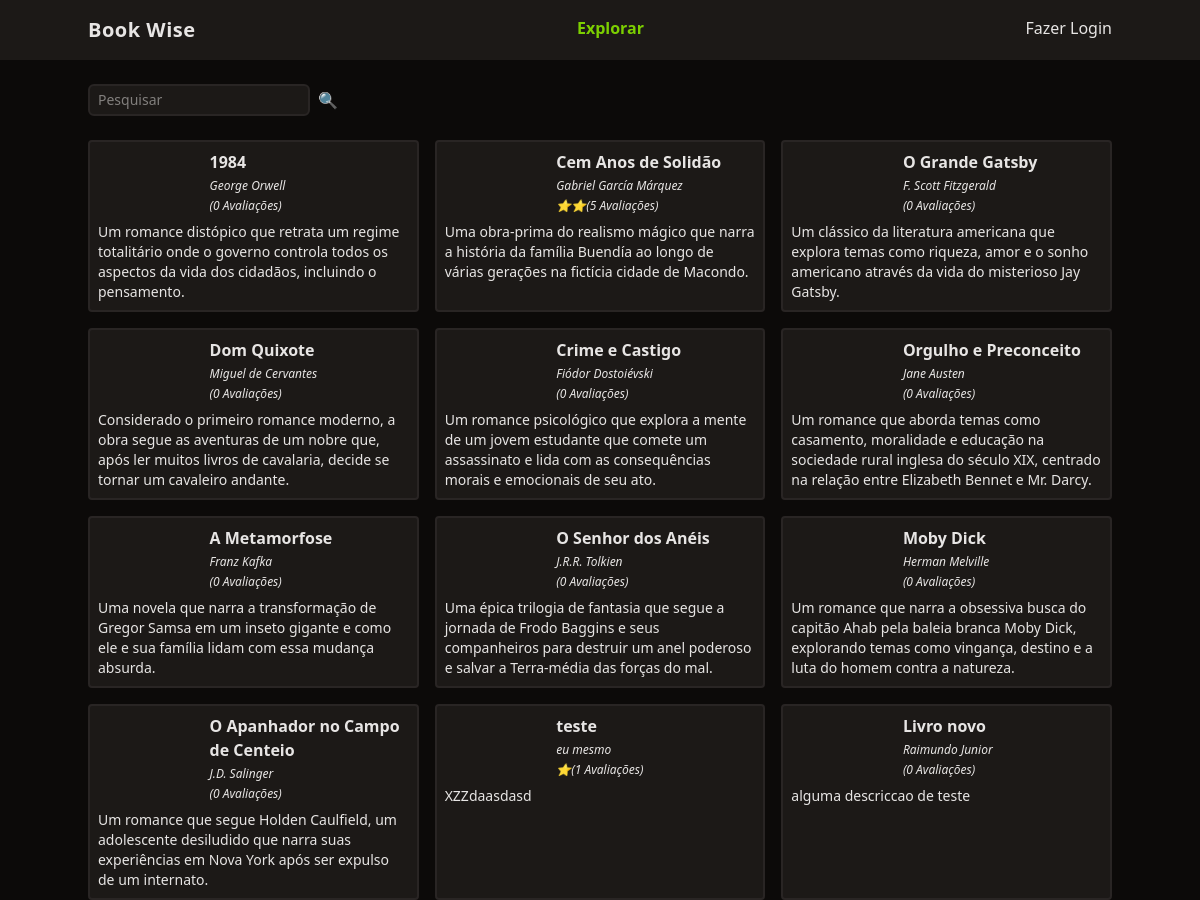
Before: / with the older database file.
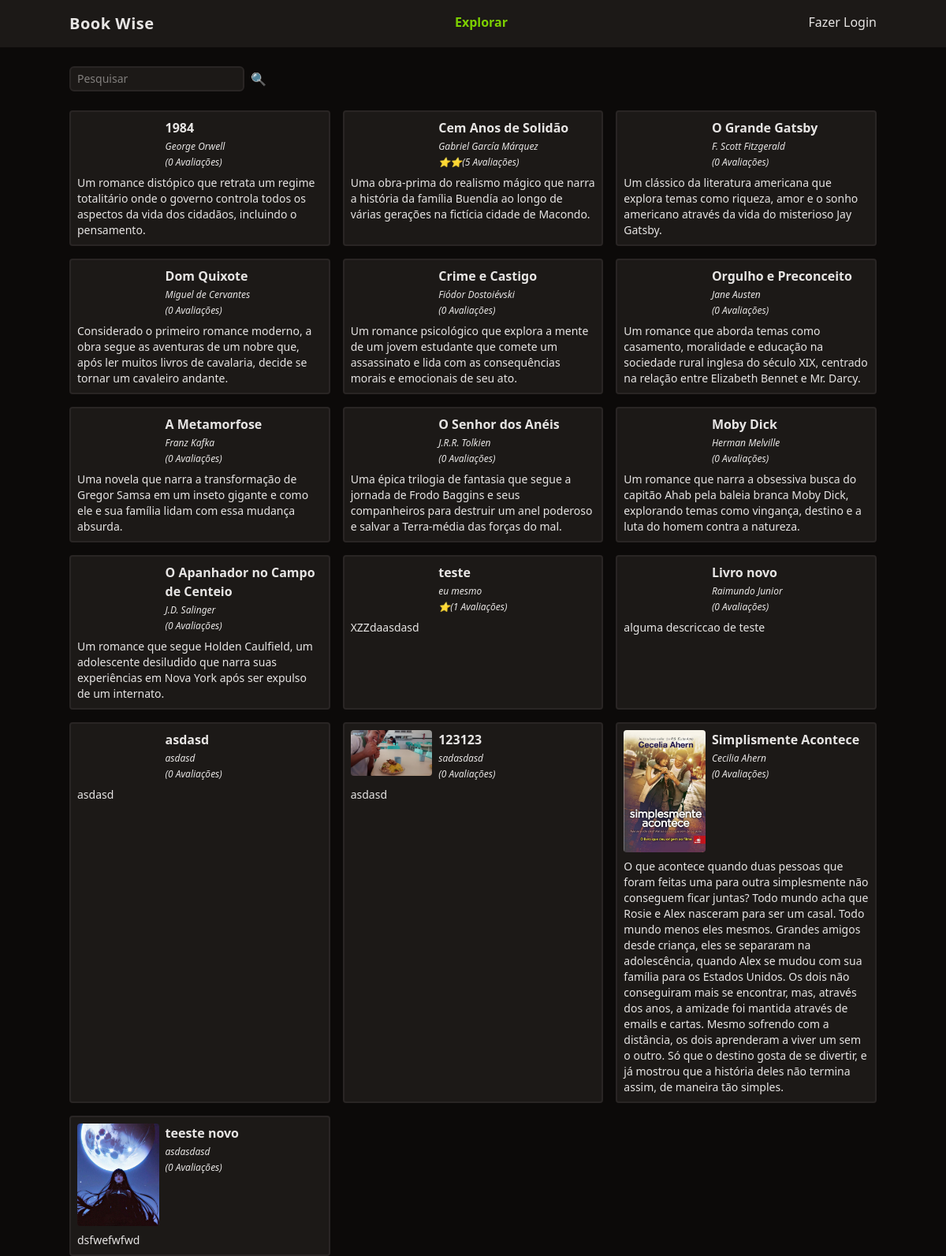
After: the same page with the newer database file.
### tables this page shows
CREATE TABLE livros (
	id integer primary key,
  titulo varchar(255),
  autor varchar(255),
  descricao text,
  ano_de_lancamento integer,
  usuario_id integer, imagem varchar(255),
  foreign key (usuario_id) references usuarios(id) on delete cascade
);

### functions.php (called while the page is built, shortened)
<?php
function view($view, $data = [])
{
    require 'views/template/app.php';
}
function config($chave = null)
{
    $config = require 'config.php';
    if (strlen($chave) > 0) {
        return $config[$chave];
    }
    return $config;
}
function auth()
{
    if (!isset($_SESSION['auth'])) {
        return null;
    }
    return $_SESSION['auth'];
}

### controllers/index.controller.php (called while the page is built)
<?php
$livros = Livro::all($_REQUEST['pesquisar'] ?? '');
view('index', compact('livros'));

### routes.php (called while the page is built, shortened)
<?php
$controller = str_replace('/', '', parse_url($_SERVER['REQUEST_URI'])['path']);
if (!$controller) $controller = 'index';
require "../controllers/{$controller}.controller.php";

### public/index.php (called while the page is built, shortened)
<?php
require '../models/Livro.php';
require '../functions.php';
require '../database.php';
require '../routes.php';

### config.php (called while the page is built)
<?php
return [
    'database' => [
        'driver' => 'sqlite',
        'database' => '../database.sqlite',
    ],
];

### database.php (called while the page is built, shortened)
<?php
class Database
{
    private $db;
    public function __construct($config)
    {
        $this->db = new PDO($this->getDsn($config));
    }
    private function getDsn($config)
    {
        $driver = $config['driver'];
        unset($config['driver']);
        $dsn = $driver . ':' . http_build_query($config, '', ';');
        if ($driver == 'sqlite') {
            $dsn = $driver . ":" . $config['database'];
        }
        return $dsn;
    }
    public function query($query, $class = null, $params = [])
    {
        $prepare = $this->db->prepare($query);
        if ($class) {
            $prepare->setFetchMode(PDO::FETCH_CLASS, $class);
        }
        $prepare->execute($params);
        return $prepare;
    }
}

### models/Livro.php (called while the page is built, shortened)
<?php
class Livro
{
    public function query($where, $params)
    {
        $database = new Database(config('database'));
        return $database->query("
            select
                l.id, l.titulo, l.autor, l.descricao, l.ano_de_lancamento, l.imagem,
                ifnull(round(sum(a.nota) / 5.0), 0) as nota_avaliacao,
                ifnull(count(a.id), 0) as count_avaliacoes
            from
                livros l
                left join avaliacoes a on a.livro_id = l.id
            where
                $where
            group by
                l.id,
                l.titulo,
                l.autor,
                l.descricao,
                l.imagem,
                l.ano_de_lancamento
            ", self::class, $params);
    }
    public static function all($filtro = '')
    {
        return (new self)->query('titulo like :filtro', ['filtro' => "%$filtro%"])->fetchAll();
    }
}

### views/partials/_livro.php (the view)
<div class="bg-stone-900 p-2 rounded border-stone-800 border-2">
    <div class="flex gap-2">
        <div class="w-1/3"><img class="w-60 rounded" src="<?= $livro->imagem ?>" alt=""></div>
        <div class="flex flex-col gap-1">
            <a href="livro?id=<?= $livro->id ?>" class="font-semibold hover:underline"><?= $livro->titulo ?></a>
            <div class="text-xs italic"><?= $livro->autor ?></div>
            <div class="text-xs italic"><?= str_repeat('⭐', $livro->nota_avaliacao) ?>(<?= $livro->count_avaliacoes ?> Avaliações)</div>
        </div>
    </div>
    <div class="text-sm mt-2">
        <?= $livro->descricao ?>
    </div>
</div>

### views/template/app.php (shortened to what this page needs)
<!DOCTYPE html>
<html lang="en">
<head>
    <script src="https://unpkg.com/@tailwindcss/browser@4"></script>
</head>
<body class="bg-stone-950 text-stone-200">
    <header class="bg-stone-900">
        <nav class="mx-auto max-w-screen-lg flex justify-between py-4">
            <div class="font-bold text-xl tracking-wide">Book Wise</div>
            <ul class="flex space-x-4 font-bold">
                <li><a href="/" class="text-lime-500">Explorar</a></li>
            </ul>
            <ul>
                <?php if (auth()): ?>
                    <li><a href="/logout" class="hover:underline">Oi, <?= auth()->nome ?></a></li>
                <?php else: ?>
                    <li><a href="/login" class="hover:underline">Fazer Login</a></li>
                <?php endif; ?>
            </ul>
        </nav>
    </header>
    <main class="mx-auto max-w-screen-lg space-y-6">
        <?php require "../views/{$view}.view.php";  ?>
    </main>
</body>
</html>

### views/index.view.php
<form action="" class="w-full flex space-x-2 mt-6">
    <input type="text" name="pesquisar" class="border-stone-800 border-2 rounded-md bg-stone-900 text-sm focus:outline-none px-2 py-1" placeholder="Pesquisar" name="pesquisar" id="">
    <button type="submit">🔍</button>
</form>
<section class="grid grid-cols-1 md:grid-cols-2 lg:grid-cols-3  gap-4">
    <?php foreach ($livros as $livro) {
        require 'partials/_livro.php';
    } ?>
</section>

Changed rows visible on the page:
added livros: titulo "asdasd", autor "asdasd", count_avaliacoes "0", descricao "asdasd"
added livros: imagem (picture), titulo "123123", autor "sadasdasd", count_avaliacoes "0", descricao "asdasd"
added livros: imagem (picture), titulo "Simplismente Acontece", autor "Cecilia Ahern", count_avaliacoes "0", descricao "O que acontece quando duas pessoas que foram feitas uma para outra simplesmente não conseguem ficar juntas? Todo mundo acha que Rosie e Alex nasceram para ser um casal. Todo mundo menos eles mesmos. Grandes amigos desde criança, eles se separaram na adolescência, quando Alex se mudou com sua família para os Estados Unidos. Os dois não conseguiram mais se encontrar, mas, através dos anos, a amizade foi mantida através de emails e cartas. Mesmo sofrendo com a distância, os dois aprenderam a viver um sem o outro. Só que o destino gosta de se divertir, e já mostrou que a história deles não termina assim, de maneira tão simples."
added livros: imagem (picture), titulo "teeste novo", autor "asdasdasd", count_avaliacoes "0", descricao "dsfwefwfwd"
